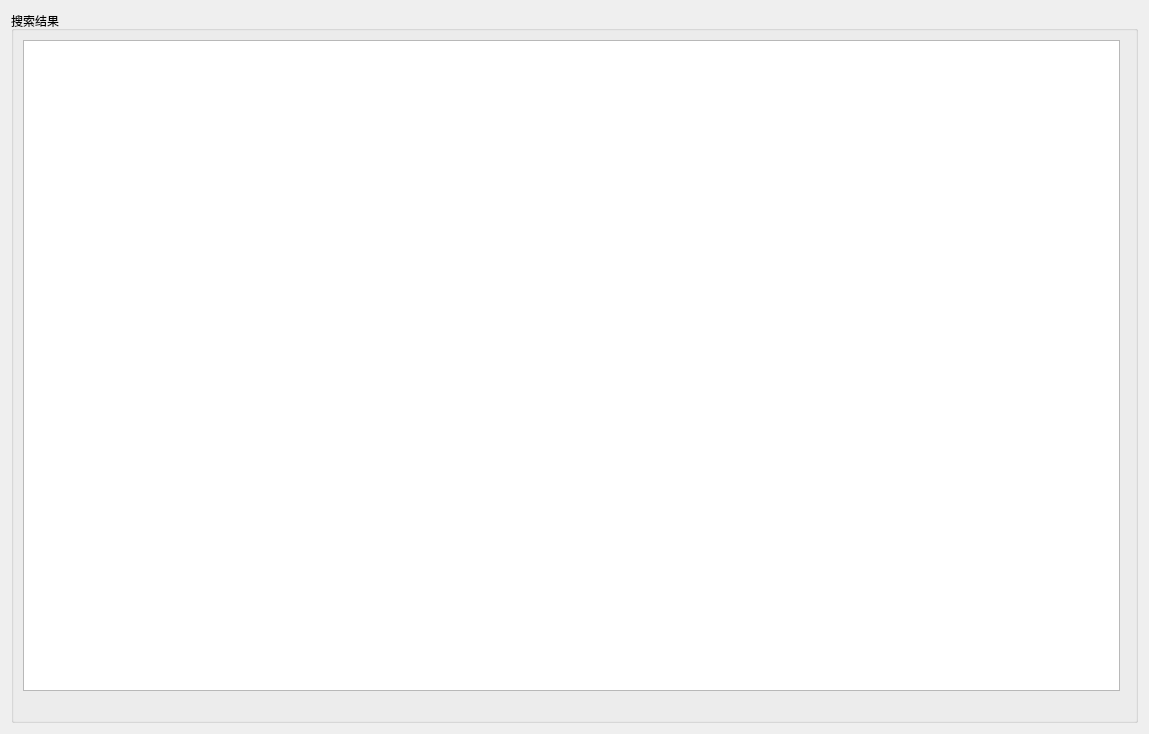
<?xml version="1.0" encoding="UTF-8"?>
<ui version="4.0">
 <class>ResultPage</class>
 <widget class="QWidget" name="ResultPage">
  <property name="geometry">
   <rect>
    <x>0</x>
    <y>0</y>
    <width>1149</width>
    <height>734</height>
   </rect>
  </property>
  <property name="windowTitle">
   <string>Form</string>
  </property>
  <layout class="QHBoxLayout" name="horizontalLayout">
   <item>
    <widget class="QGroupBox" name="groupBox">
     <property name="title">
      <string>搜索结果</string>
     </property>
     <layout class="QHBoxLayout" name="horizontalLayout_2">
      <item>
       <layout class="QVBoxLayout" name="verticalLayout">
        <item>
         <widget class="QListView" name="listView_emails"/>
        </item>
        <item>
         <widget class="QLabel" name="label">
          <property name="text">
           <string/>
          </property>
         </widget>
        </item>
       </layout>
      </item>
      <item>
       <widget class="QWidget" name="widget_eml" native="true"/>
      </item>
     </layout>
    </widget>
   </item>
  </layout>
 </widget>
 <resources/>
 <connections/>
</ui>
